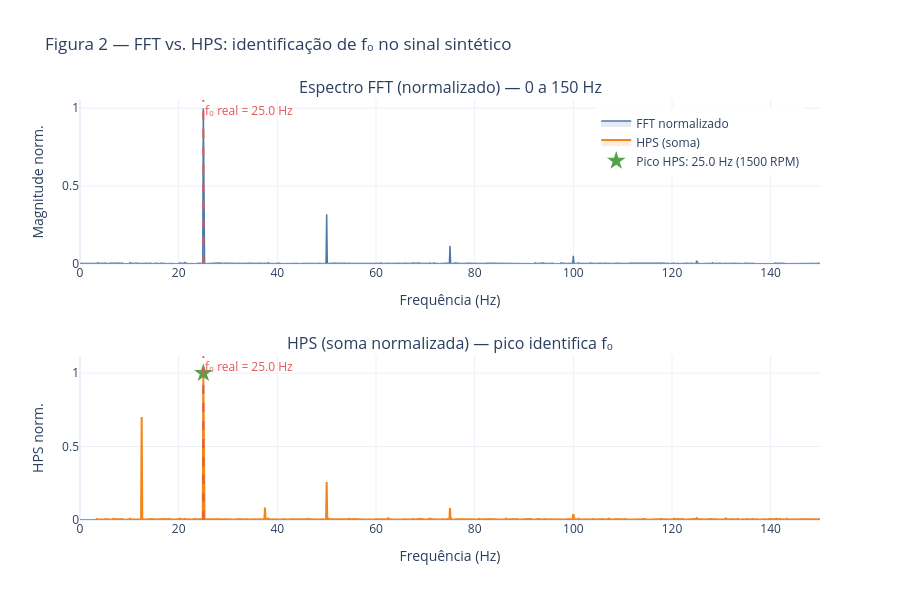

The notebook cell saved with this chart:
### Code cell
# ── 3.4 Visualização — Comparação FFT × HPS (sintético) ──────────────────────
freqs_hps_sint = resultado_sint["freqs_hps"]
hps_sint       = resultado_sint["hps"]
idx_pk_sint    = resultado_sint["idx_peak"]

# Normalização para [0, 1]
esp_norm = espectro_sint / espectro_sint.max()
hps_norm = hps_sint / (hps_sint.max() + 1e-12)

fig = make_subplots(
    rows=2, cols=1,
    subplot_titles=("Espectro FFT (normalizado) — 0 a 150 Hz",
                    "HPS (soma normalizada) — pico identifica f₀"),
    vertical_spacing=0.22
)

mask_150 = freqs_sint <= 150
fig.add_trace(
    go.Scatter(x=freqs_sint[mask_150], y=esp_norm[mask_150],
               line=dict(color=COR_ESPECTRO, width=1.5),
               fill="tozeroy", fillcolor="rgba(76,120,168,0.15)",
               name="FFT normalizado"),
    row=1, col=1
)

mask_hps_150 = freqs_hps_sint <= 150
fig.add_trace(
    go.Scatter(x=freqs_hps_sint[mask_hps_150], y=hps_norm[mask_hps_150],
               line=dict(color=COR_HPS, width=2),
               fill="tozeroy", fillcolor="rgba(245,133,24,0.15)",
               name="HPS (soma)"),
    row=2, col=1
)

# Marca o pico HPS no painel 2
f_pico_sint = freqs_hps_sint[idx_pk_sint]
fig.add_trace(
    go.Scatter(x=[f_pico_sint], y=[hps_norm[idx_pk_sint]],
               mode="markers",
               marker=dict(color=COR_ESTIMADO, size=14, symbol="star"),
               name=f"Pico HPS: {f_pico_sint:.1f} Hz ({f_pico_sint*60:.0f} RPM)"),
    row=2, col=1
)

for row in [1, 2]:
    fig.add_vline(x=F0, line=dict(color=COR_CADASTRADO, dash="dash", width=2),
                  annotation_text=f"f₀ real = {F0} Hz",
                  annotation_position="top right",
                  annotation_font=dict(color=COR_CADASTRADO),
                  row=row, col=1)

fig.update_xaxes(title_text="Frequência (Hz)", row=1, col=1)
fig.update_xaxes(title_text="Frequência (Hz)", row=2, col=1)
fig.update_yaxes(title_text="Magnitude norm.", row=1, col=1)
fig.update_yaxes(title_text="HPS norm.", row=2, col=1)

fig.update_layout(
    title="Figura 2 — FFT vs. HPS: identificação de f₀ no sinal sintético",
    height=600, template="plotly_white", showlegend=True,
    legend=dict(yanchor="top", y=0.98, xanchor="right", x=0.98)
)
fig.show()

### Figure 1 — Plotly figure (JSON) as saved in the notebook; plotly's stock layout.template omitted (floating-point values rounded to 4 significant figures; data arrays with more than 128 entries replaced by an {"elided": "..."} marker saying what was removed)
{"data": [{"fill": "tozeroy", "fillcolor": "rgba(76,120,168,0.15)", "line": {"color": "#4C78A8", "width": 1.5}, "name": "FFT normalizado", "type": "scatter", "x": {"elided": "1201 float values"}, "xaxis": "x", "y": {"elided": "1201 float values"}, "yaxis": "y"}, {"fill": "tozeroy", "fillcolor": "rgba(245,133,24,0.15)", "line": {"color": "#F58518", "width": 2}, "name": "HPS (soma)", "type": "scatter", "x": {"elided": "1201 float values"}, "xaxis": "x2", "y": {"elided": "1201 float values"}, "yaxis": "y2"}, {"marker": {"color": "#54A24B", "size": 14, "symbol": "star"}, "mode": "markers", "name": "Pico HPS: 25.0 Hz (1500 RPM)", "type": "scatter", "x": [25], "xaxis": "x2", "y": [1.0], "yaxis": "y2"}], "layout": {"annotations": [{"font": {"size": 16}, "showarrow": false, "text": "Espectro FFT (normalizado) — 0 a 150 Hz", "x": 0.5, "xanchor": "center", "xref": "paper", "y": 1, "yanchor": "bottom", "yref": "paper"}, {"font": {"size": 16}, "showarrow": false, "text": "HPS (soma normalizada) — pico identifica f₀", "x": 0.5, "xanchor": "center", "xref": "paper", "y": 0.39, "yanchor": "bottom", "yref": "paper"}, {"font": {"color": "#E45756"}, "showarrow": false, "text": "f₀ real = 25.0 Hz", "x": 25, "xanchor": "left", "xref": "x", "y": 1, "yanchor": "top", "yref": "y domain"}, {"font": {"color": "#E45756"}, "showarrow": false, "text": "f₀ real = 25.0 Hz", "x": 25, "xanchor": "left", "xref": "x2", "y": 1, "yanchor": "top", "yref": "y2 domain"}], "height": 600, "legend": {"x": 0.98, "xanchor": "right", "y": 0.98, "yanchor": "top"}, "shapes": [{"line": {"color": "#E45756", "dash": "dash", "width": 2}, "type": "line", "x0": 25, "x1": 25, "xref": "x", "y0": 0, "y1": 1, "yref": "y domain"}, {"line": {"color": "#E45756", "dash": "dash", "width": 2}, "type": "line", "x0": 25, "x1": 25, "xref": "x2", "y0": 0, "y1": 1, "yref": "y2 domain"}], "showlegend": true, "title": {"text": "Figura 2 — FFT vs. HPS: identificação de f₀ no sinal sintético"}, "xaxis": {"anchor": "y", "domain": [0, 1], "title": {"text": "Frequência (Hz)"}}, "xaxis2": {"anchor": "y2", "domain": [0, 1], "title": {"text": "Frequência (Hz)"}}, "yaxis": {"anchor": "x", "domain": [0.61, 1], "title": {"text": "Magnitude norm."}}, "yaxis2": {"anchor": "x2", "domain": [0, 0.39], "title": {"text": "HPS norm."}}}}
